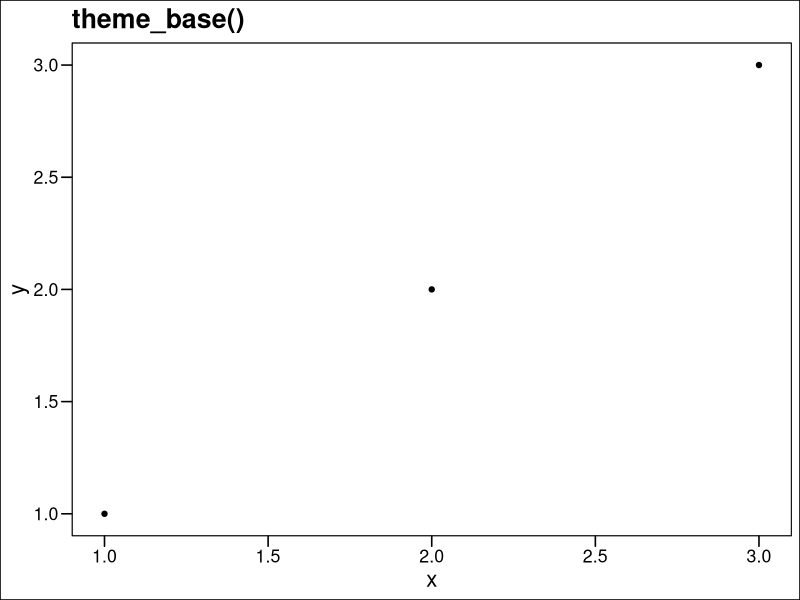
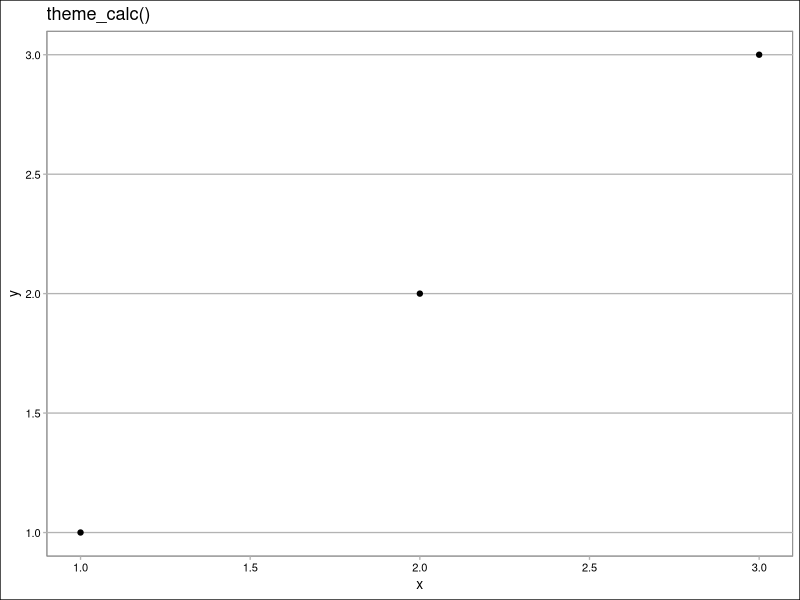
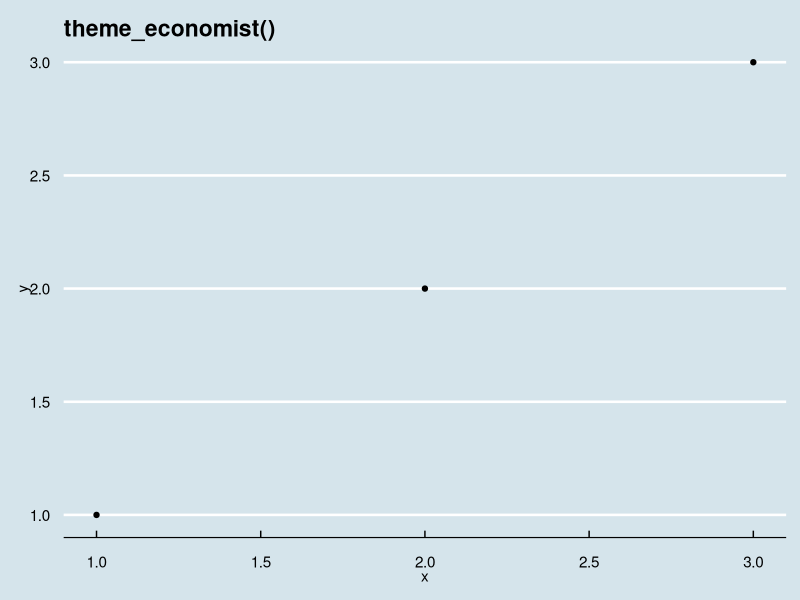
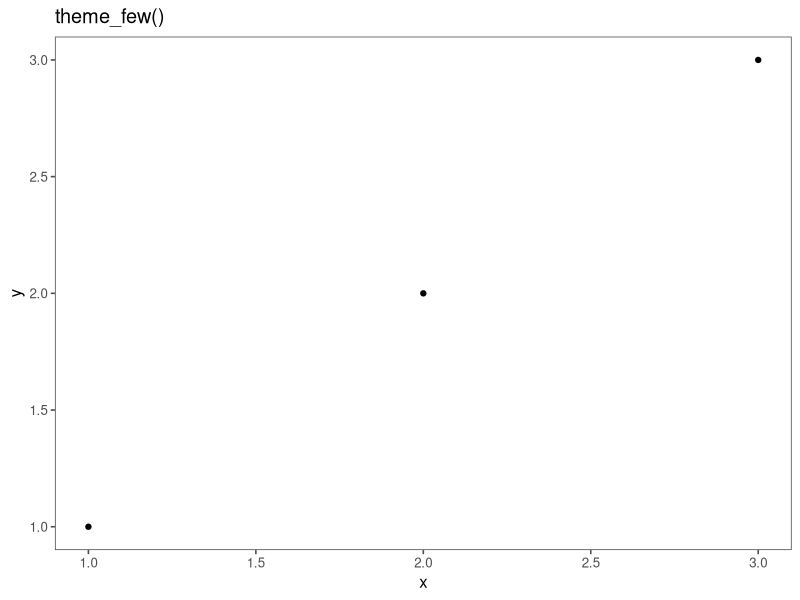
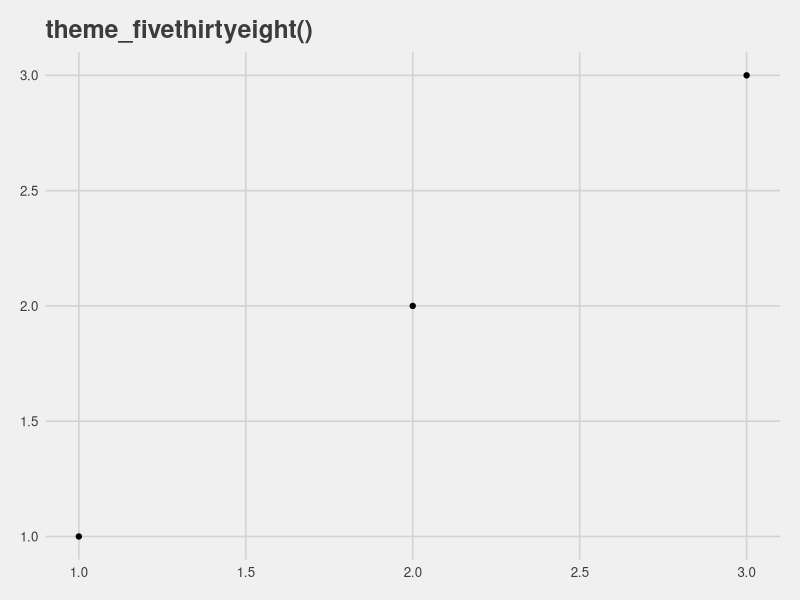
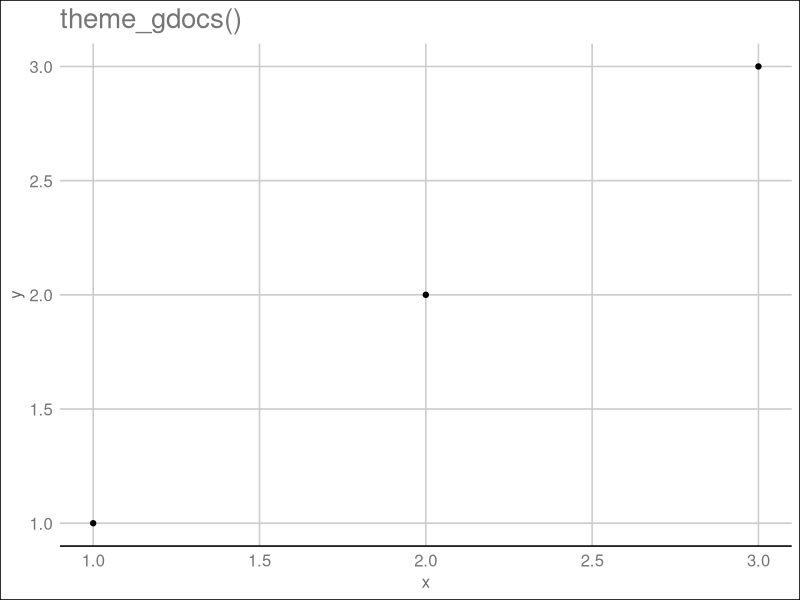
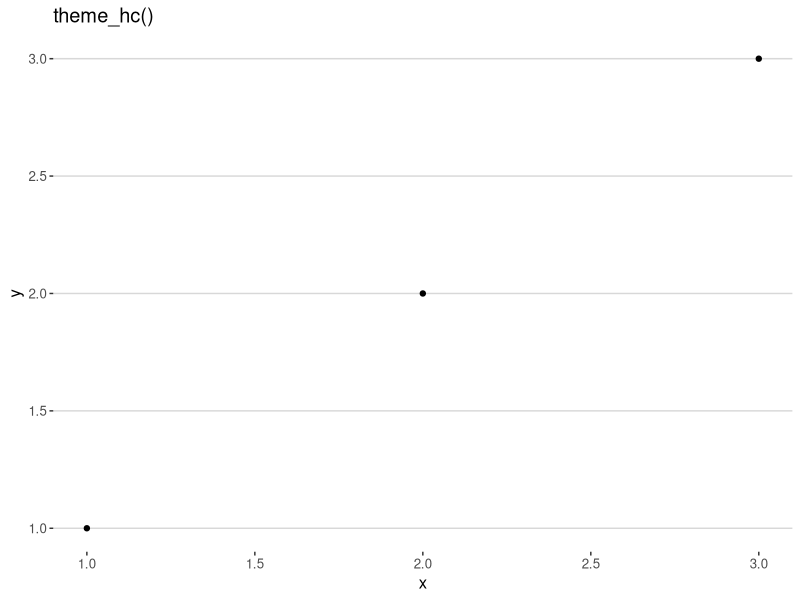
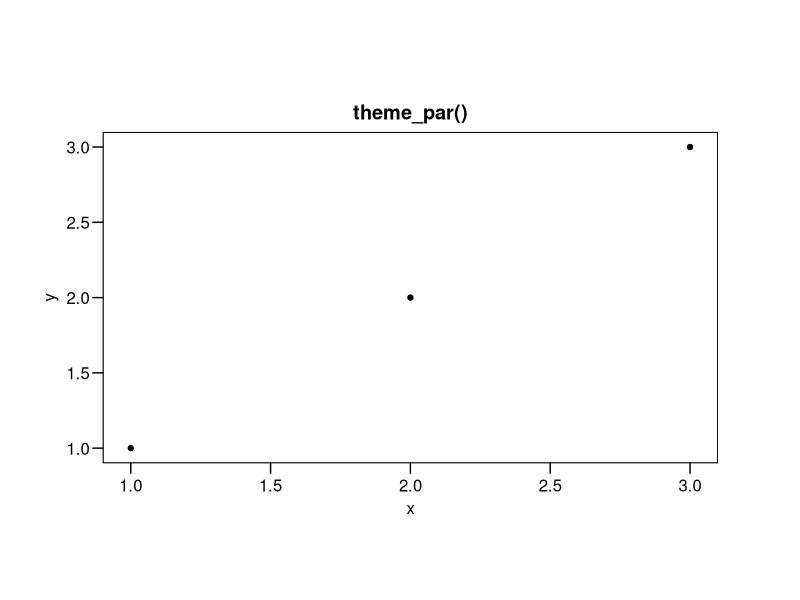

Here is the R script that generated these plots, in order:
## ---- chunk 1
knitr::opts_chunk$set(echo = TRUE)
library(ggplot2)
## ---- chunk 2
install.packages("ggthemes")
library(ggthemes)
## ---- chunk 3
df <- data.frame(x=1:3, y=1:3)
base <- ggplot(df, aes(x,y)) + geom_point()
## ---- chunk 4
base + theme_base() + ggtitle("theme_base()")
## ---- chunk 5
base + theme_calc() + ggtitle("theme_calc()")
## ---- chunk 6
base + theme_economist() + ggtitle("theme_economist()")
## ---- chunk 7
base + theme_few() + ggtitle("theme_few()")
## ---- chunk 8
base + theme_fivethirtyeight() + ggtitle("theme_fivethirtyeight()")
## ---- chunk 9
base + theme_gdocs() + ggtitle("theme_gdocs()")
## ---- chunk 10
base + theme_hc() + ggtitle("theme_hc()")
## ---- chunk 11
base + theme_par() + ggtitle("theme_par()")
## ---- chunk 12
base + theme_pander() + ggtitle("theme_pander()")
## ---- chunk 13
base + theme_stata() + ggtitle("theme_stata()")
## ---- chunk 14
base + theme_wsj() + ggtitle("theme_wsj()")
